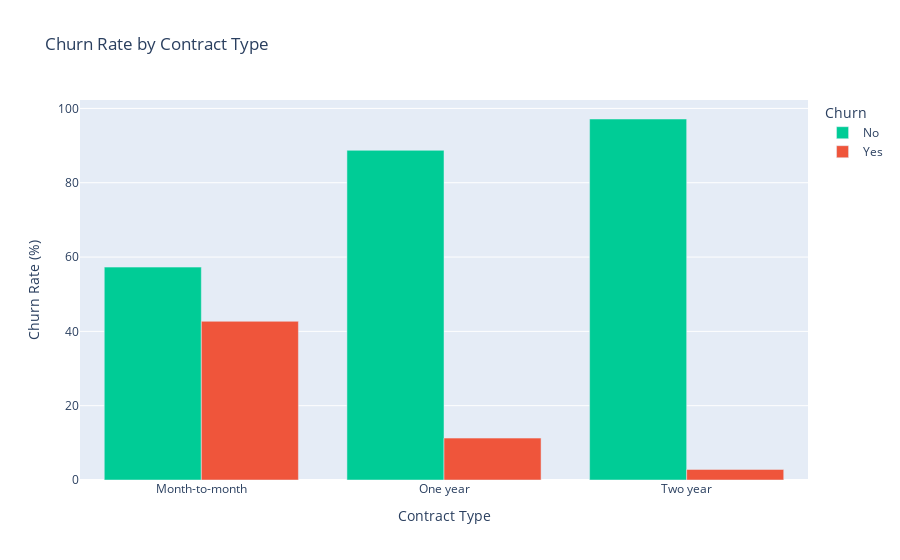

The code cell stored with this chart in its notebook:
### Code cell
#Step-13:
# 5.Churn Rate by Contract Type
fig_contract = px.bar(
    churn_by_contract,
    barmode='group',
    title='Churn Rate by Contract Type',
    labels={'value': 'Percentage', 'Contract': 'Contract Type'},
    color_discrete_sequence=['#00CC96', '#EF553B'])
fig_contract.update_layout(yaxis_title='Churn Rate (%)')
fig_contract.show()

### Figure 1 — Plotly figure (JSON) as saved in the notebook; plotly's stock layout.template omitted (floating-point values rounded to 4 significant figures)
{"data": [{"alignmentgroup": "True", "hovertemplate": "Churn=No<br>Contract Type=%{x}<br>Percentage=%{y}<extra></extra>", "legendgroup": "No", "marker": {"color": "#00CC96", "pattern": {"shape": ""}}, "name": "No", "offsetgroup": "No", "orientation": "v", "showlegend": true, "textposition": "auto", "type": "bar", "x": ["Month-to-month", "One year", "Two year"], "xaxis": "x", "y": [57.29, 88.72, 97.15], "yaxis": "y"}, {"alignmentgroup": "True", "hovertemplate": "Churn=Yes<br>Contract Type=%{x}<br>Percentage=%{y}<extra></extra>", "legendgroup": "Yes", "marker": {"color": "#EF553B", "pattern": {"shape": ""}}, "name": "Yes", "offsetgroup": "Yes", "orientation": "v", "showlegend": true, "textposition": "auto", "type": "bar", "x": ["Month-to-month", "One year", "Two year"], "xaxis": "x", "y": [42.71, 11.28, 2.849], "yaxis": "y"}], "layout": {"barmode": "group", "legend": {"title": {"text": "Churn"}, "tracegroupgap": 0}, "title": {"text": "Churn Rate by Contract Type"}, "xaxis": {"anchor": "y", "domain": [0, 1], "title": {"text": "Contract Type"}}, "yaxis": {"anchor": "x", "domain": [0, 1], "title": {"text": "Churn Rate (%)"}}}}
